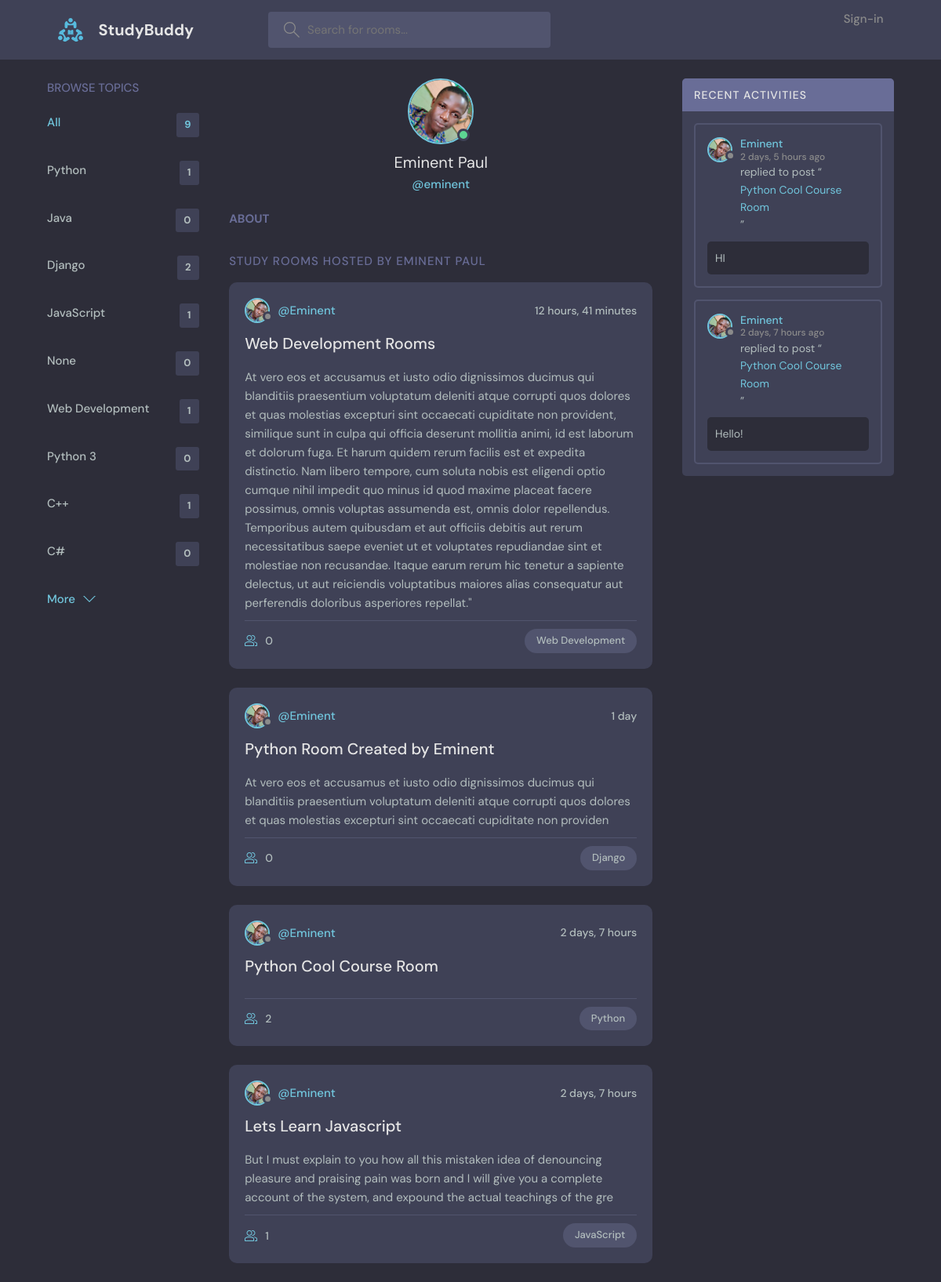
Screenshot of /profile/1/userProfile with the database file from the repository.
### base/models.py (models this page shows, shortened)
class Topic(models.Model):
    name = models.CharField(max_length=200, null=True)

class User(AbstractUser):
    name = models.CharField(max_length=200, null=True)
    email = models.EmailField(unique=True, null=True)
    bio = models.TextField(blank=True, null=True)
    image = models.ImageField(null=True, default='avatar.svg')
    USERNAME_FIELD = 'email'
    REQUIRED_FIELDS = []

class Room(models.Model):
    host = models.ForeignKey(User, on_delete=models.SET_NULL, null=True)
    topic = models.ForeignKey(Topic, on_delete=models.SET_NULL, null=True)
    name = models.CharField(max_length=200, null=True)
    description = models.TextField(null=True, blank=True)
    participant = models.ManyToManyField(User, related_name='participant', blank=True)
    updated = models.DateTimeField(auto_now=True)
    created = models.DateTimeField(auto_now_add=True)
    def __str__(self):
        return self.name
    class Meta:
        ordering = ['-created', '-updated']

class Message(models.Model):
    user = models.ForeignKey(User, on_delete=models.CASCADE)
    name = models.ForeignKey(Room, on_delete=models.CASCADE)
    body = models.TextField()
    updated = models.DateTimeField(auto_now=True)
    created = models.DateTimeField(auto_now_add=True)
    class Meta:
        ordering = ['-updated', '-created']

### base/views.py (the view)
# urls.py: path('profile/<str:pk>/userProfile', views.profile, name='profile'),
def profile(request, pk):
    profile = User.objects.get(id=pk)
    rooms = profile.room_set.all()
    messages = profile.message_set.all()
    topics = Topic.objects.all()
    context = {'profile': profile, 'rooms': rooms, 'messages':messages, 'topics': topics}
    return render(request, 'profile.html', context)

### templates/profile.html (shortened to what this page needs)
{% extends 'header.html' %}
{% block content %}
  <main class="profile-page layout layout--3">
    <div class="container">
      <div class="topics">
        <div class="topics__header">
          <h2>Browse Topics</h2>
        </div>
        {% include 'topic.html' %}
      </div>
      <div class="roomList">
        <div class="profile">
          <div class="profile__avatar">
            <div class="avatar avatar--large active">
              <img src="{{profile.image.url}}" />
            </div>
          </div>
          <div class="profile__info">
            <h3>{{profile.name}}</h3>
            <p>@{{profile.username.lower}}</p>
          </div>
          <div class="profile__about">
            <h3>About</h3>
          </div>
        </div>
        <div class="roomList__header">
          <div>
            <h2>Study Rooms Hosted by {{profile.name}}</a>
            </h2>
          </div>
        </div>
        {% include 'feed.html' %}
      </div>
      <div class="activities">
        <div class="activities__header">
          <h2>Recent Activities</h2>
        </div>
        {% include 'activy.html' %}
      </div>
    </div>
  </main>
{% endblock %}

### templates/header.html (shortened to what this page needs)
{% load static %}
<!DOCTYPE html>
<html lang="en">
  <head>
    <link rel="stylesheet" href="{% static 'style.css' %}" />
  </head>
  <body>
    <header class="header header--loggedIn">
      <div class="container">
        <a href="/" class="header__logo">
          <img src="{% static 'logo.svg' %}" />
          <h1>StudyBuddy</h1>
        </a>
        <form class="header__search" method="GET" action="">
          <label>
            <input placeholder="Search for rooms..." name="q" />
          </label>
        </form>
        <nav class="header__menu">
          {% if user.is_authenticated %}
          <div class="header__user">
            <a href="{% url 'profile' request.user.id %}">
              <div class="avatar avatar--medium active">
                <img src="{{request.user.image.url}}" />
              </div>
              <p>{{request.user.name}} <span>@{{request.user.username.lower}}</span></p>
            </a>
            <button class="dropdown-button">
              <svg version="1.1" xmlns="http://www.w3.org/2000/svg" width="32" height="32" viewBox="0 0 32 32">
                <title>chevron-down</title>
                <path d="M16 21l-13-13h-3l16 16 16-16h-3l-13 13z"></path>
              </svg>
            </button>
          </div>
          {% else %}
          <div class="header__user">
            <a href="{% url 'login' %}">
              <p>Sign-in </p>
            </a>
          </div>
          {% endif %}
        </nav>
      </div>
    </header>
    {% block content %}
    {% endblock %}
  </body>
</html>

### templates/topic.html
 <ul class="topics__list">
            <li>
              <a href="/" class="active">All <span>{{topics.count}}</span></a>
            </li>
            {% for topic in topics %}
            <li>
              <a href="{% url 'home' %}?q={{topic.name}}">{{topic.name}} <span>{{topic.room_set.all.count}}</span></a>
            </li>
            {% endfor %}
          </ul>
          <a class="btn btn--link" href="{% url 'topics' %}">
            More
            <svg version="1.1" xmlns="http://www.w3.org/2000/svg" width="32" height="32" viewBox="0 0 32 32">
              <title>chevron-down</title>
              <path d="M16 21l-13-13h-3l16 16 16-16h-3l-13 13z"></path>
            </svg>
          </a>

### templates/feed.html (shortened to what this page needs)
{% for room in rooms %}
          <div class="roomListRoom">
            <div class="roomListRoom__header">
              <a href="{% url 'profile' room.host.id %}" class="roomListRoom__author">
                <div class="avatar avatar--small">
                  <img src="{{room.host.image.url}}" />
                </div>
                <span>@{{room.host.username}}</span>
              </a>
              <div class="roomListRoom__actions">
                <span>{{room.created|timesince}}</span>
              </div>
            </div>
            <div class="roomListRoom__content">
              <a href="{% url 'room' room.id %}">{{room.name}}</a>
              <p>
                {{room.description}}
              </p>
            </div>
            <div class="roomListRoom__meta">
              <a href="room.html" class="roomListRoom__joined">
                {{room.participant.count}}
              </a>
              <p class="roomListRoom__topic">{{room.topic.name}}</p>
            </div>
          </div>
          {% endfor %}

### templates/activy.html (shortened to what this page needs)
{% for message in messages %}
          <div class="activities__box">
            <div class="activities__boxHeader roomListRoom__header">
              <a href="{% url 'profile' message.user.id %}" class="roomListRoom__author">
                <div class="avatar avatar--small">
                  <img src="{{message.user.image.url}}" />
                </div>
                <p>
                  {{message.user.username}}
                  <span>{{message.created|timesince}} ago</span>
                </p>
              </a>
            </div>
            <div class="activities__boxContent">
              <p>replied to post “<a href="{% url 'room' message.name.id %}">{{message.name}}</a>”</p>
              <div class="activities__boxRoomContent">
                {{message.body}}
              </div>
            </div>
          </div>
          {% endfor %}

### rows the page displays
Topic: name "Python", room_set.all.count "1"
Topic: name "Java", room_set.all.count "0"
Topic: name "Django", room_set.all.count "2"
Topic: name "JavaScript", room_set.all.count "1"
Topic: name "None", room_set.all.count "0"
Topic: name "Web Development", room_set.all.count "1"
Topic: name "Python 3", room_set.all.count "0"
Topic: name "C++", room_set.all.count "1"
Topic: name "C#", room_set.all.count "0"
User: image (picture), name "Eminent Paul", username "eminent", name "EMINENT PAUL"
Room: host.image (picture), host.username "Eminent", created "12 hours, 41 minutes", name "Web Development Rooms", description "At vero eos et accusamus et iusto odio dignissimos ducimus qui blanditiis praesentium voluptatum deleniti atque corrupti quos dolores et quas molestias excepturi sint occaecati cupiditate non provident, similique sunt in culpa qui officia deserunt mollitia animi, id est laborum et dolorum fuga. Et harum quidem rerum facilis est et expedita distinctio. Nam libero tempore, cum soluta nobis est eligendi optio cumque nihil impedit quo minus id quod maxime placeat facere possimus, omnis voluptas assumenda est, omnis dolor repellendus. Temporibus autem quibusdam et aut officiis debitis aut rerum necessitatibus saepe eveniet ut et voluptates repudiandae sint et molestiae non recusandae. Itaque…", participant.count "0", topic.name "Web Development"
Room: host.image (picture), host.username "Eminent", created "1 day", name "Python Room Created by Eminent", description "At vero eos et accusamus et iusto odio dignissimos ducimus qui blanditiis praesentium voluptatum deleniti atque corrupti quos dolores et quas molestias excepturi sint occaecati cupiditate non providen", participant.count "0", topic.name "Django"
Room: host.image (picture), host.username "Eminent", created "2 days, 7 hours", name "Python Cool Course Room", participant.count "2", topic.name "Python"
Room: host.image (picture), host.username "Eminent", created "2 days, 7 hours", name "Lets Learn Javascript", description "But I must explain to you how all this mistaken idea of denouncing pleasure and praising pain was born and I will give you a complete account of the system, and expound the actual teachings of the gre", participant.count "1", topic.name "JavaScript"
Message: user.image (picture), user.username "Eminent", created "2 days, 5 hours", name "Python Cool Course Room", body "HI"
Message: user.image (picture), user.username "Eminent", created "2 days, 7 hours", name "Python Cool Course Room", body "Hello!"

### other values shown
{{ topics.count }} "9"
